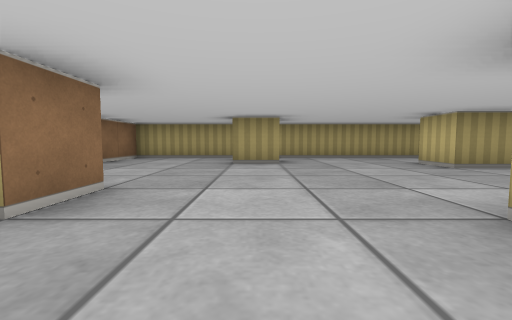
[1] (above)

12 first-person views from a walk through a cub3D maze. The camera is about half as high as the walls, tilts 4° down and sees 90° across. The floor is counted in squares. Each view is taken from the middle of a square. On the plan, view 1 faces up. The plan holds only what a view shows up to about 9 squares ahead; the rest is blank.

[2]
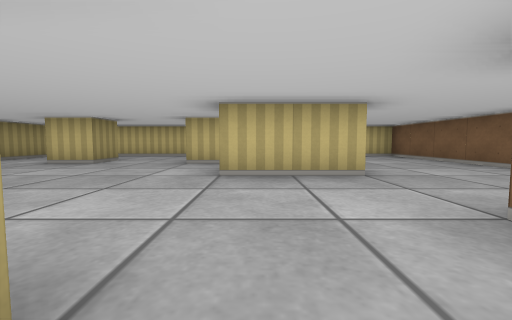

[3]
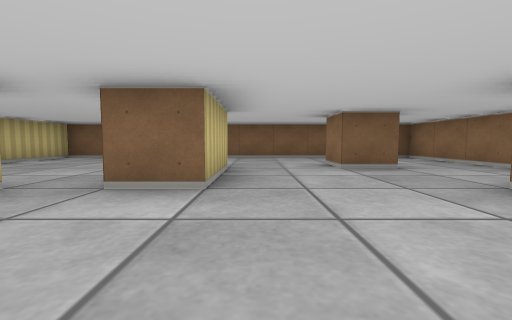

[4]
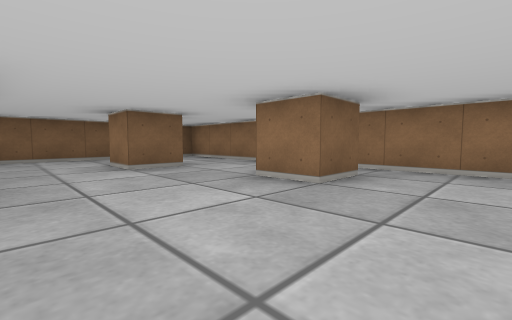

[5]
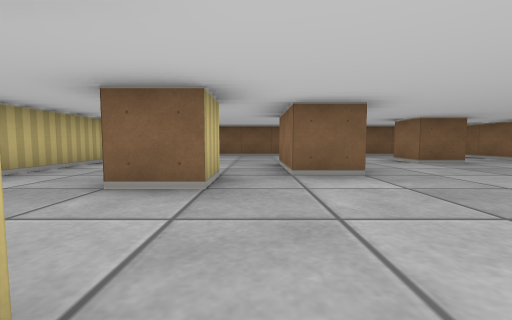

[6]
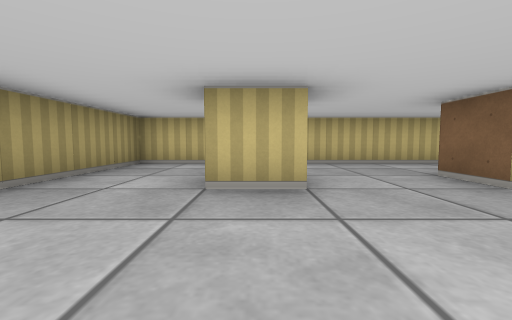

[7]
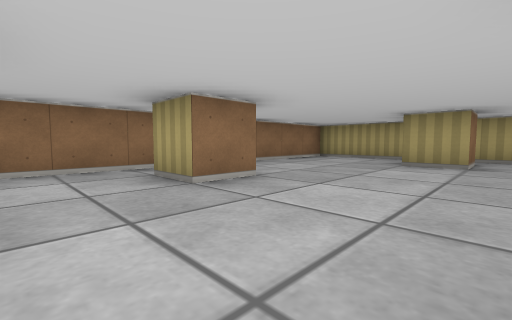

[8]
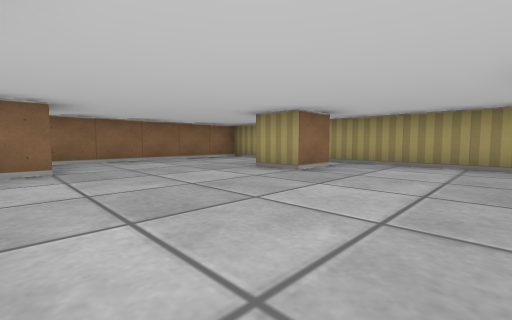

[9]
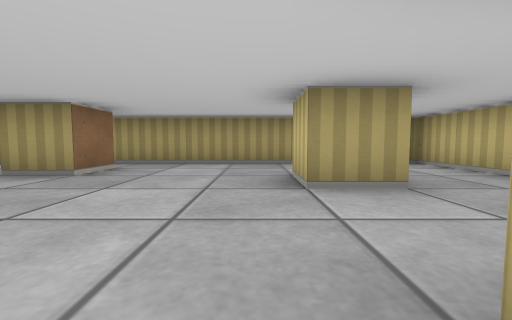

[10]
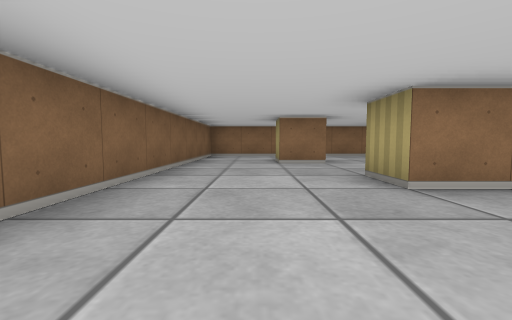

[11]
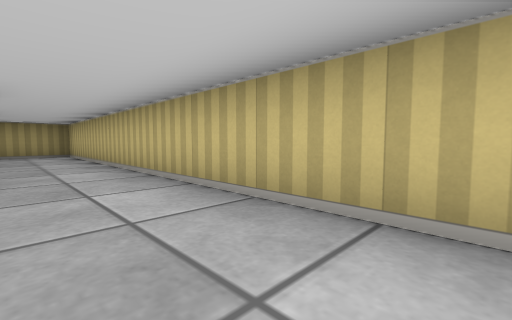

[12]
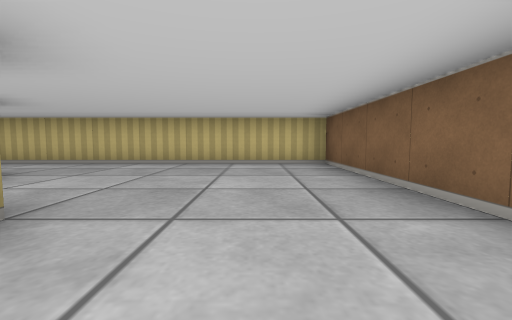

### Floor plan
Points are (right, up) in squares from view 1. A wall is a line through its corners. A room is listed if a view was taken in it or the views show most of it. See-through windows are left out.
Room 1 (views 1, 2, 3, 4, 5, 6, 7, 8, 9, 10, 11, 12)
walls: (1.5, 1.5) (2.5, 1.5) (2.5, -0.5) (1.5, -0.5) (1.5, 1.5); (3.5, 1.5) (3.5, 2.5) (4.5, 2.5); (4.6, 4.5) (3.5, 4.5) (3.5, 5.5); (-1.6, -0.5) (-0.5, -0.5) (-0.5, -1.5) (-1.4, -1.5); (-2.6, 2.5) (-1.5, 2.5) (-1.5, 1.5) (-2.5, 1.5); (0.5, 6.6) (0.5, 5.5) (-0.5, 5.5); (6.5, -3.5) (6.5, 7.5) (-3.5, 7.5) (-3.5, -3.5) (6.5, -3.5)

Where each view was taken, in squares from view 1:
view 1: 0 up, 0 right, facing up
view 2: 1 up, 2 left, facing right
view 3: 4 up, 1 right, facing down
view 4: 4 up, 1 right, facing down-left
view 5: 5 up, 3 right, facing down
view 6: 5 up, 1 right, facing right
view 7: 0 up, 1 right, facing up-left
view 8: 2 up, 3 right, facing up-left
view 9: 2 up, 3 right, facing up
view 10: 2 down, 5 right, facing left
view 11: 2 down, 5 right, facing up-right
view 12: 2 down, 1 right, facing right
